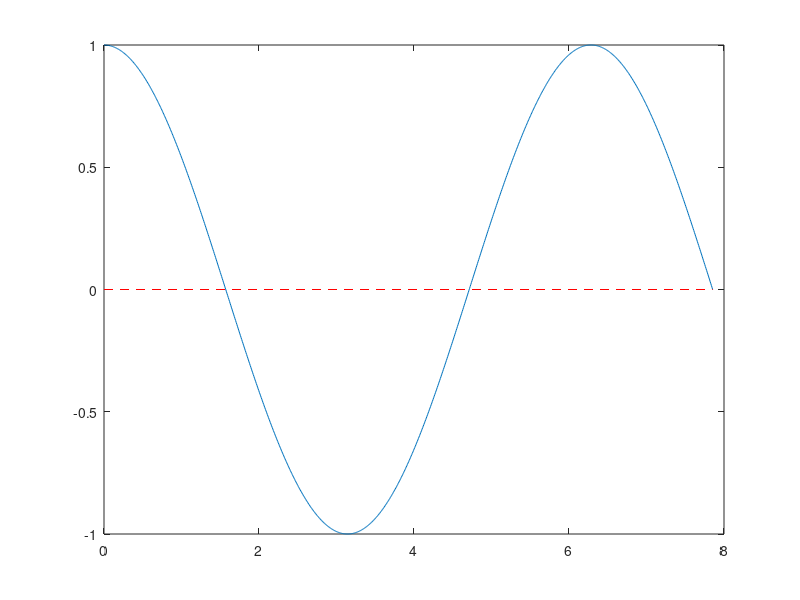

MATLAB code for this plot: (Note: this script raises an error after producing the figure.)
clc, clearvars

x_end = 2.5*pi; %the point at which the x values end.
x = linspace(0,x_end,1000);
y = cos(x);

baseline = 0; %the point to be used above which percentage is to be calculate.
c = y > baseline;
y1 = y(c);

if y == sin(x)
    x1 = asin(y1);
    x2 = -(x1 - pi);
    x3 = (x1 + 2*pi);
    x4 = -(x1-3*pi);
    
    plot(x,y)
    hold on
    plot([0 x_end], [baseline baseline], "r--")
    hold on
    plot(x1,y1, "Blue", LineWidth = 1)
    hold on
    plot(x2,y1, "Blue", LineWidth = 1)
    hold on
    plot(x3,y1, "Blue", LineWidth = 1)
    hold on
    plot(x4,y1, "Blue", LineWidth = 1)
elseif y == cos(x)
    x1 = acos(y1);
    x2 = -(x1 - 2*pi);
    x3 = (x1 + 2*pi);
    x4 = -(x1-3*pi);

    plot(x,y)
    hold on
    plot([0 x_end], [baseline baseline], "r--")
    hold on
    plot(x1,y1, "Blue", LineWidth = 1)
    hold on
    plot(x2,y1, "Blue", LineWidth = 1)
    hold on
    plot(x3,y1, "Blue", LineWidth = 1)
end    

xlabel("x")
ylabel("sin(x)/cos(x)")
title("sin(x)/cos(x)")
grid on

legend("sin(x)/cos(x)", "baseline", "above sin(x)/cos(x)")


disp("Percentage of values greater than" + " " + baseline + " = " + ...
    length(c(c == 1))*100/length(y) + "%")

    
